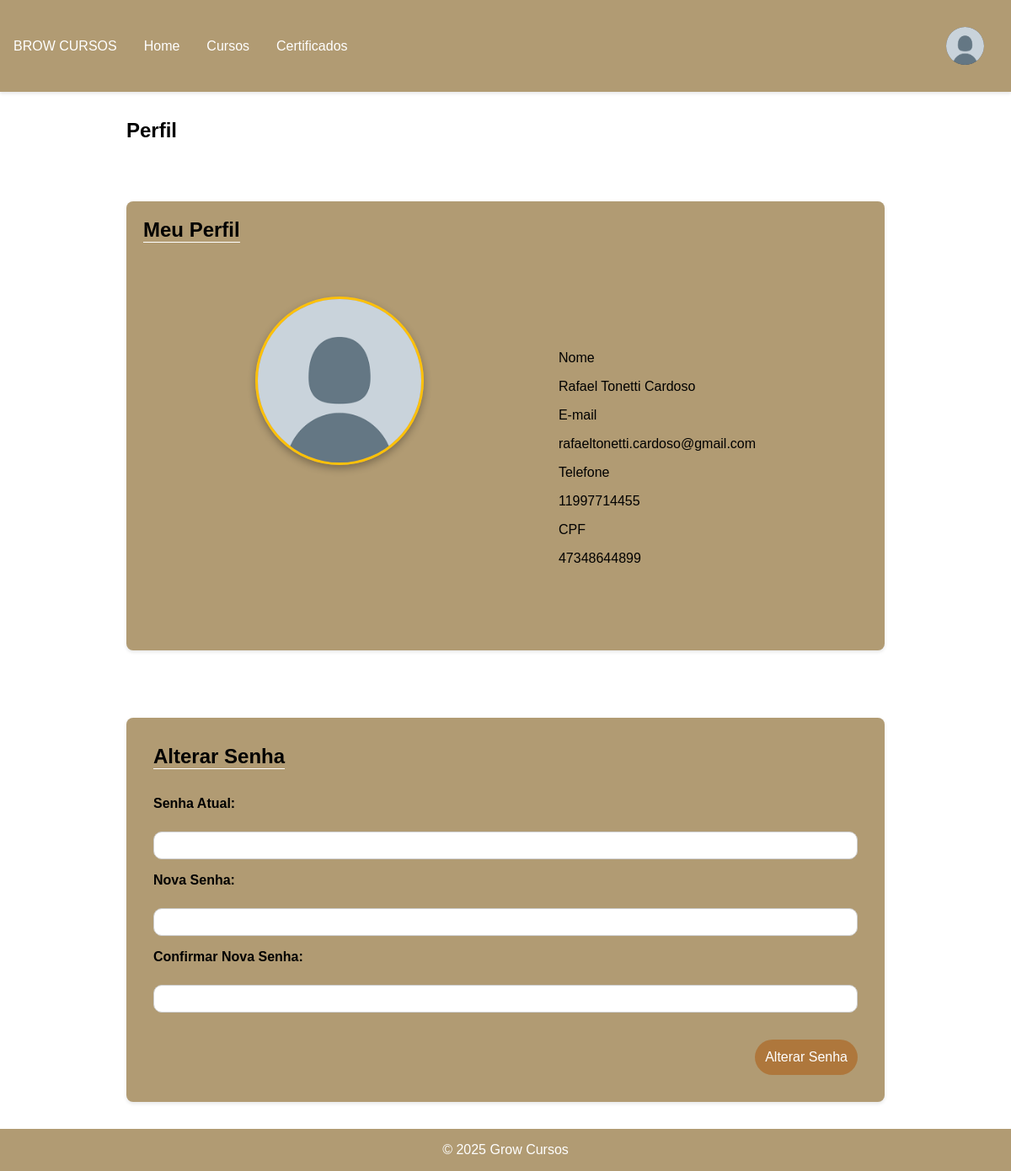
Screenshot of /userpage.php (signed in) with the database file from the repository.
### tables this page shows
CREATE TABLE `usuarios` (
  `id` int(11) NOT NULL,
  `nome` varchar(255) NOT NULL,
  `email` varchar(255) NOT NULL,
  `telefone` varchar(20) DEFAULT NULL,
  `cpf` varchar(14) NOT NULL,
  `senha` varchar(255) NOT NULL,
  `is_admin` tinyint(1) DEFAULT 0,
  `data_cadastro` timestamp NOT NULL DEFAULT current_timestamp(),
  `foto` varchar(255) DEFAULT 'img/perfil.png'
);

### userpage.php (the view, shortened to what this page needs)
<?php
include 'conexao.php';
$id_usuario = $_SESSION['id_usuario'];
$stmt = $conn->prepare("SELECT nome, email, telefone, cpf FROM usuarios WHERE id = ?");
$stmt->bind_param("i", $id_usuario);
$stmt->execute();
$result = $stmt->get_result();
$usuario = $result->fetch_assoc();
?>
<!DOCTYPE html>
<html lang="pt-br">
<head>
    <link rel="stylesheet" href="css/userpage.css">
</head>
<body>
    <header>
        <nav id="navbar">
            <div class="navbar">
                <a href="index.php">
                    <div class="logo">BROW CURSOS</div>
                </a>
                <ul>
                    <li><a href="index.php">Home</a></li>
                    <li><a href="cursos.php">Cursos</a></li>
                    <li><a href="certificados.php">Certificados</a></li>
                </ul>
                <div class="user-menu">
                    <div class="avatar" id="avatar">
                        <img src="img/perfil.png" alt="Foto de Perfil">
                    </div>
                </div>
            </div>
        </nav>
    </header>
    <main>
        <section class="profile-section">
            <div class="primeirosLinks">
                <h1>Perfil</h1>
                <ul>
                    <li><a href="certificados.php">Certificados</a></li>
                    <li><a href="ajuda.php">Ajuda</a></li>
                </ul>
            </div>
            <div class="profile-container">
                <h1>Meu Perfil</h1>
                <div class="profile-info">
                    <img src="img/perfil.png" alt="Foto de Perfil" class="profile-picture">
                    <div class="user-details">
                        <p>Nome</p>
                        <p><?php echo htmlspecialchars($usuario['nome']); ?></p>
                        <p>E-mail</p>
                        <p><?php echo htmlspecialchars($usuario['email']); ?></p>
                        <p>Telefone</p>
                        <p><?php echo htmlspecialchars($usuario['telefone']); ?></p>
                        <p>CPF</p>
                        <p><?php echo htmlspecialchars($usuario['cpf']); ?></p>
                    </div>
                </div>
            </div>
        </section>
        <section class="change-password-section">
            <div class="change-password-container">
                <h2>Alterar Senha</h2>
                <form action="userpage.php" method="post" class="change-password-form">
                    <label for="current-password">Senha Atual:</label>
                    <input type="password" id="current-password" name="current-password" required>
                    <label for="new-password">Nova Senha:</label>
                    <input type="password" id="new-password" name="new-password" required>
                    <label for="confirm-password">Confirmar Nova Senha:</label>
                    <input type="password" id="confirm-password" name="confirm-password" required>
                    <button type="submit">Alterar Senha</button>
                </form>
            </div>
        </section>
    </main>
    <footer>
        <p>&copy; 2025 Grow Cursos</p>
    </footer>
</body>
</html>

### css/userpage.css (style rules this page uses)
* { margin: 0; padding: 0; box-sizing: border-box; font-family: sans-serif; }
body { background-color: #fff; }
button { cursor: pointer; }
.navbar { display: flex; gap: 2rem; align-items: center; background-color: #b19b73; color: #fff; text-decoration: none; padding: 1rem 1rem; box-shadow: 0 2px 4px rgba(0, 0, 0, 0.1); }
.navbar ul { display: flex; gap: 2rem; list-style: none; margin: 0; padding: 0; }
.navbar li { display: flex; align-items: center; }
.navbar a { text-decoration: none; color: #fff; font-weight: 500; transition: color 0.2s; }
.primeirosLinks { max-width: 900px; display: flex; flex-direction: column; margin-top: 2rem; gap: 1rem; color: black; margin-left: auto; margin-right: auto; }
.primeirosLinks ul { display: flex; gap: 2rem; list-style: none; padding: 0; align-items: center; }
.primeirosLinks li { margin: 0; padding: 0; }
.primeirosLinks a { text-decoration: none; color: #fff; font-weight: 500; font-size: 1rem; }
.primeirosLinks h1 { margin-bottom: 1rem; }
.profile-container h1 { align-self: flex-start; margin-bottom: 2rem; border-bottom: 1px solid #fff; }
.profile-container { display: flex; flex-direction: column; align-items: center; margin-top: 20px; padding: 20px; background-color: #b19b73; border-radius: 8px; box-shadow: 0 2px 4px rgba(0, 0, 0, 0.1); max-width: 900px; margin-left: auto; margin-right: auto; text-align: center; gap: 2rem; }
.profile-info { display: flex; gap: 10rem; background-color: #b19b73; padding-bottom: 5rem; }
.profile-picture { width: 200px; height: 200px; border-radius: 50%; object-fit: cover; border: 3px solid #ffc107; box-shadow: 0 4px 10px rgba(0, 0, 0, 0.3); }
.user-details { margin-top: 3rem; text-align: left; background-color: #b19b73; }
.user-details p { margin-top: 1rem; text-align: left; background-color: #b19b73; }
.change-password-container { margin-top: 5rem; background-color: #b19b73; padding: 2rem; border-radius: 8px; box-shadow: 0 2px 4px rgba(0, 0, 0, 0.1); width: 100%; max-width: 900px; text-align: left; gap: 1rem; display: flex; flex-direction: column; align-items: center; margin-left: auto; margin-right: auto; }
.change-password-form { display: flex; flex-direction: column; gap: 1rem; width: 100%; }
.change-password-form label { font-weight: bold; margin-bottom: 0.5rem; }
.change-password-form input { padding: 0.5rem; border: 1px solid #ccc; border-radius: 10px; width: 100%; margin-left: auto; margin-right: auto; display: flex; text-align: center; color: #fff; }
.change-password-form button { align-self: flex-end; padding: 0.75rem; background-color: #ad61199a; color: #fff; border: none; border-radius: 15rem; font-size: 1rem; cursor: pointer; margin-top: 1rem; max-width: 150px; }
.change-password-container h2 { margin-bottom: 1rem; align-self: self-start; border-bottom: 1px solid #fff; }
footer { margin-top: 2rem; padding: 1rem; text-align: center; background-color: #b19b73; color: #fff; }
.user-menu { position: relative; display: inline-block; padding: 1rem; margin-left: auto; position: relative; }
.avatar { width: 45px; height: 45px; border-radius: 50%; background-color: #444; overflow: hidden; cursor: pointer; display: flex; align-items: center; justify-content: center; position: relative; }
.avatar img { width: 100%; height: 100%; object-fit: cover; }
.avatar::after { content: "▼"; font-size: 12px; position: absolute; bottom: -10px; color: white; }

### rows the page displays
usuarios: nome "Rafael Tonetti Cardoso", email "rafaeltonetti.cardoso@gmail.com", telefone "11997714455", cpf "47348644899"
